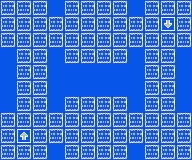

This game map was drawn from its Tiled (.tmx) file and the tilesets committed beside it. A one-line description and the full map source follow:
An orthogonal 12x10 tile map with 16x16 px tiles, 1 tile layer (Tile Layer 1) and 4 objects.

<map version="1.5" tiledversion="1.7.2" orientation="orthogonal" renderorder="right-down" width="12" height="10" tilewidth="16" tileheight="16" infinite="0" nextlayerid="3" nextobjectid="5">
 <tileset firstgid="1" source="metatiles.tsx" />
 <layer id="1" name="Tile Layer 1" width="12" height="10">
  <data encoding="csv">
2,2,2,1,2,2,2,2,1,2,2,2,
2,2,2,2,2,2,2,2,2,2,3,2,
2,2,2,2,2,2,2,2,2,2,2,2,
1,2,2,1,2,2,2,2,1,2,2,1,
1,2,2,1,1,1,1,1,1,2,2,1,
1,2,2,1,1,1,1,1,1,2,2,1,
1,2,2,1,2,2,2,2,1,2,2,1,
2,2,2,2,2,2,2,2,2,2,2,2,
2,4,2,2,2,2,2,2,2,2,2,2,
2,2,2,1,2,2,2,2,1,2,2,2
</data>
 </layer>
 <objectgroup id="2" name="Rooms">
  <object id="1" x="1.30415" y="1.49045" width="44.5272" height="44.7136" />
  <object id="2" x="65.7662" y="1.30415" width="59.6181" height="60.177" />
  <object id="3" x="65.7662" y="98.9287" width="59.4318" height="57.9413" />
  <object id="4" x="146.064" y="114.392" width="43.5957" height="42.8505" />
 </objectgroup>
</map>
